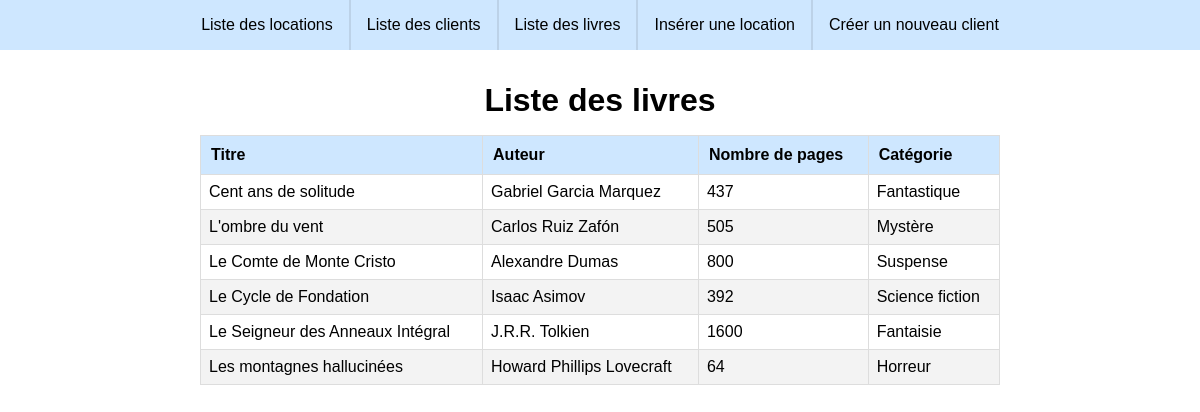
The app's page /livre-index.php with its own data.
### tables this page shows
CREATE TABLE IF NOT EXISTS `livre` (
  `id` INT NOT NULL AUTO_INCREMENT,
  `titre` VARCHAR(50) NOT NULL,
  `auteur` VARCHAR(50) NOT NULL,
  `nombre_pages` DOUBLE NULL,
  `categorie_id` INT NOT NULL,
  `librairie_id` INT NOT NULL,
  PRIMARY KEY (`id`),
  INDEX `fk_livre_categorie1_idx` (`categorie_id` ASC),
  INDEX `fk_livre_librairie1_idx` (`librairie_id` ASC),
  CONSTRAINT `fk_livre_categorie1`
    FOREIGN KEY (`categorie_id`)
    REFERENCES `categorie` (`id`)
    ON DELETE NO ACTION
    ON UPDATE NO ACTION,
  CONSTRAINT `fk_livre_librairie1`
    FOREIGN KEY (`librairie_id`)
    REFERENCES `librairie` (`id`)
    ON DELETE NO ACTION
    ON UPDATE NO ACTION);

CREATE TABLE IF NOT EXISTS `categorie` (
  `id` INT NOT NULL AUTO_INCREMENT,
  `nom` VARCHAR(20) NOT NULL,
  PRIMARY KEY (`id`));

### class/Crud.php (called while the page is built, shortened)
<?php
class Crud extends PDO
{
    public function select($table, $field='id', $order='ASC' )
    {
        $sql = "SELECT * FROM $table ORDER BY $field $order";
        $stmt  = $this->query($sql);
        return  $stmt->fetchAll();
    }
    public function selectCompare($id, $col='*', $table)
    {
        $sql = "SELECT $col FROM $table WHERE $id = id";
        $stmt  = $this->query($sql);
        return  $stmt->fetch();
    }
}
?>

### livre-index.php (the view, shortened to what this page needs)
<?php
require_once "class/Crud.php";
$Crud = new Crud;
$livres = $Crud->select("livre", "titre");
?>
<!DOCTYPE html>
<html lang="en">
<head>
    <link rel="stylesheet" href="css/style.css">
</head>
<body>
    <nav>
        <a href="index.php">Liste des locations</a>
        <a href="client-index.php">Liste des clients</a>
        <a href="livre-index.php">Liste des livres</a>
        <a href="location-create.php">Insérer une location</a>
        <a href="client-create.php">Créer un nouveau client</a>
    </nav>
    <main>
        <h1>Liste des livres</h1>
        <table>
            <thead>
                <tr>
                    <th>Titre</th>
                    <th>Auteur</th>
                    <th>Nombre de pages</th>
                    <th>Catégorie</th>
                </tr>
            </thead>
            <tbody>
                <?php
                    foreach($livres as $livre){
                        $categorie = $Crud->selectCompare($livre['categorie_id'], '*', 'categorie');
                ?>
                    <tr>
                        <td><?php echo $livre['titre'] ?></td>
                        <td><?php echo $livre['auteur'] ?></td>
                        <td><?php echo $livre['nombre_pages'] ?></td>
                        <td><?php echo $categorie['nom']; ?></td>
                    </tr>
                <?php
                    }
                ?>
            </tbody>
        </table>
    </main>
</body>
</html>

### css/style.css (style rules this page uses)
* { margin: 0; padding: 0; font-family: sans-serif; }
h1 { text-align: center; }
nav { display: flex; justify-content: center; background-color: rgb(206, 231, 255); }
nav a { color: black; padding: 1em; text-decoration: none; }
nav a:not(:first-of-type) { border-left: 2px solid rgba(25, 25, 25, 0.1); }
main { display: flex; flex-direction: column; max-width: 800px; margin-inline: auto; }
main > * { margin-inline: auto; margin-top: 1em; }
table { border-collapse: collapse; width: 100%; }
table td, table th { border: 1px solid #ddd; padding: 8px; }
table tr:nth-child(even) { background-color: rgb(243, 243, 243); }
table th { padding: 10px; text-align: left; width: fit-content; background-color: rgb(206, 231, 255); }

### records on screen
livre: titre "Cent ans de solitude", auteur "Gabriel Garcia Marquez", nombre_pages "437", categorie.nom "Fantastique"
livre: titre "L'ombre du vent", auteur "Carlos Ruiz Zafón", nombre_pages "505", categorie.nom "Mystère"
livre: titre "Le Comte de Monte Cristo", auteur "Alexandre Dumas", nombre_pages "800", categorie.nom "Suspense"
livre: titre "Le Cycle de Fondation", auteur "Isaac Asimov", nombre_pages "392", categorie.nom "Science fiction"
livre: titre "Le Seigneur des Anneaux Intégral", auteur "J.R.R. Tolkien", nombre_pages "1600", categorie.nom "Fantaisie"
livre: titre "Les montagnes hallucinées", auteur "Howard Phillips Lovecraft", nombre_pages "64", categorie.nom "Horreur"
